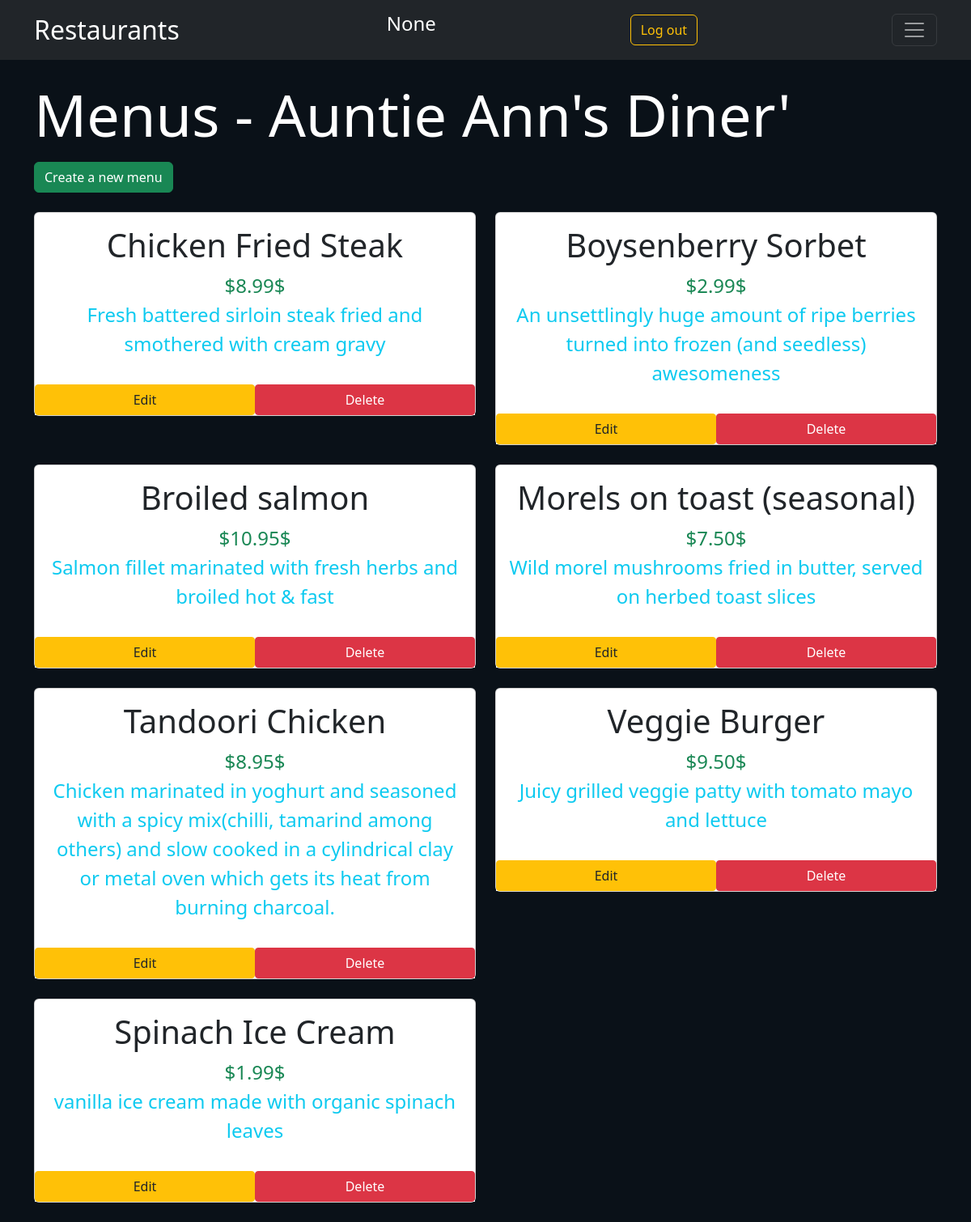
/restaurant/7/menu, run on the app's committed database.
### restaurants/sql/models.py (models this page shows, shortened)
class Restaurant(Base):
    __tablename__ = 'restaurant'
    id = Column(Integer, primary_key = True)
    name = Column(String(80), nullable = False)
    user_id = Column(Integer, ForeignKey('user.id'))
    user = relationship(User)

class Menu(Base):
    __tablename__ = 'menu_item'
    name = Column(String(80), nullable = False)
    id = Column(Integer, primary_key = True)
    course = Column(String(250))
    description = Column(String(250))
    price = Column(String(8))
    restaurant_id = Column(Integer, ForeignKey('restaurant.id'))
    restaurant = relationship(Restaurant)
    user_id = Column(Integer, ForeignKey('user.id'))
    user = relationship(User)

### restaurants/routes.py (the view)
@app.route('/restaurant/<int:restaurant_id>')
@app.route('/restaurant/<int:restaurant_id>/menu', methods=['GET'])
def showMenu(restaurant_id):
    try:
        restaurant = cursor.query(Restaurant).get(restaurant_id)
        menus = cursor.query(Menu).filter_by(restaurant_id=restaurant_id).all()
    except:
        return redirect(url_for('errorRestaurant', error='Retrieving menus or restaurant'))
    return render_template('menu.html', restaurant=restaurant, menus=menus, login=login, user = session["name"] if "google_id" in session else None)

### restaurants/templates/menu.html
{% extends 'layout.html' %}
{% block content %}
    <div>
        <h1 class="display-2 text-white">Menus - {{restaurant.name}}</h1>
        <a role="button" class="btn btn-success btn-md text-white mt-2" href="{{url_for('newMenuItem', restaurant_id=restaurant.id)}}">Create a new menu</a>
    </div>
    <div class="row mt-4">
    {% if menus %}
        {% for menu in menus %}
        <div class="col-xl-6 mb-4">
            <div class="card">
            <div class="card-body" >
                    <h2 class="text-center fs-1">{{ menu.name }}</h2>
                    <p class="text-center text-success fs-4 mb-0 mt-1">{{menu.price}}$</p>
                    <p class="text-center text-info fs-4 mt-0">{{menu.description}}</p>
            </div>
            <div class="d-flex bg-light mb-0">
                <a
                class="btn btn-warning m-0 rounded-1 text-reset w-50"
                href="{{url_for('editMenuItem', restaurant_id=restaurant.id, menu_id=menu.id)}}"
                role="button"
                >Edit
                </a>
                <a
                class="btn btn-danger m-0 rounded-1 text-white w-50"
                href="{{url_for('deleteMenuItem', restaurant_id=restaurant.id, menu_id=menu.id)}}"
                role="button"
                >Delete</a>
            </div>
            </div>
        </div>
        {% endfor %}
    {% endif %}
    </div>
{% endblock %}

### data on the page
Restaurant: name "Auntie Ann's Diner'"
Menu: name "Chicken Fried Steak", price "$8.99", description "Fresh battered sirloin steak fried and smothered with cream gravy"
Menu: name "Boysenberry Sorbet", price "$2.99", description "An unsettlingly huge amount of ripe berries turned into frozen (and seedless) awesomeness"
Menu: name "Broiled salmon", price "$10.95", description "Salmon fillet marinated with fresh herbs and broiled hot & fast"
Menu: name "Morels on toast (seasonal)", price "$7.50", description "Wild morel mushrooms fried in butter, served on herbed toast slices"
Menu: name "Tandoori Chicken", price "$8.95", description "Chicken marinated in yoghurt and seasoned with a spicy mix(chilli, tamarind among others) and slow cooked in a cylindrical clay or metal oven which gets its heat from burning charcoal."
Menu: name "Veggie Burger", price "$9.50", description "Juicy grilled veggie patty with tomato mayo and lettuce"
Menu: name "Spinach Ice Cream", price "$1.99", description "vanilla ice cream made with organic spinach leaves"

### other printed values
{{ user }} "None"
